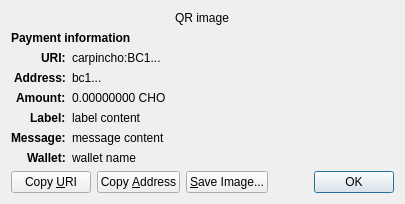
<?xml version="1.0" encoding="UTF-8"?>
<ui version="4.0">
 <class>ReceiveRequestDialog</class>
 <widget class="QDialog" name="ReceiveRequestDialog">
  <property name="geometry">
   <rect>
    <x>0</x>
    <y>0</y>
    <width>413</width>
    <height>229</height>
   </rect>
  </property>
  <property name="windowTitle">
   <string>Request payment to ...</string>
  </property>
  <layout class="QGridLayout" name="gridLayout" columnstretch="0,1">
   <property name="sizeConstraint">
    <enum>QLayout::SetFixedSize</enum>
   </property>
   <item row="0" column="0" colspan="2" alignment="Qt::AlignHCenter">
    <widget class="QRImageWidget" name="qr_code">
     <property name="text">
      <string notr="true">QR image</string>
     </property>
     <property name="textInteractionFlags">
      <set>Qt::NoTextInteraction</set>
     </property>
    </widget>
   </item>
   <item row="1" column="0" colspan="2">
    <widget class="QLabel" name="payment_header">
     <property name="font">
      <font>
       <weight>75</weight>
       <bold>true</bold>
      </font>
     </property>
     <property name="text">
      <string>Payment information</string>
     </property>
     <property name="textInteractionFlags">
      <set>Qt::NoTextInteraction</set>
     </property>
    </widget>
   </item>
   <item row="2" column="0" alignment="Qt::AlignRight|Qt::AlignTop">
    <widget class="QLabel" name="uri_tag">
     <property name="font">
      <font>
       <weight>75</weight>
       <bold>true</bold>
      </font>
     </property>
     <property name="text">
      <string notr="true">URI:</string>
     </property>
     <property name="textFormat">
      <enum>Qt::PlainText</enum>
     </property>
     <property name="textInteractionFlags">
      <set>Qt::NoTextInteraction</set>
     </property>
    </widget>
   </item>
   <item row="2" column="1" alignment="Qt::AlignTop">
    <widget class="QLabel" name="uri_content">
     <property name="text">
      <string notr="true">carpincho:BC1...</string>
     </property>
     <property name="textFormat">
      <enum>Qt::RichText</enum>
     </property>
     <property name="wordWrap">
      <bool>true</bool>
     </property>
     <property name="textInteractionFlags">
      <set>Qt::TextSelectableByMouse</set>
     </property>
    </widget>
   </item>
   <item row="3" column="0" alignment="Qt::AlignRight|Qt::AlignTop">
    <widget class="QLabel" name="address_tag">
     <property name="font">
      <font>
       <weight>75</weight>
       <bold>true</bold>
      </font>
     </property>
     <property name="text">
      <string>Address:</string>
     </property>
     <property name="textInteractionFlags">
      <set>Qt::NoTextInteraction</set>
     </property>
    </widget>
   </item>
   <item row="3" column="1" alignment="Qt::AlignTop">
    <widget class="QLabel" name="address_content">
     <property name="text">
      <string notr="true">bc1...</string>
     </property>
     <property name="textFormat">
      <enum>Qt::PlainText</enum>
     </property>
     <property name="textInteractionFlags">
      <set>Qt::TextSelectableByMouse</set>
     </property>
    </widget>
   </item>
   <item row="4" column="0" alignment="Qt::AlignRight|Qt::AlignTop">
    <widget class="QLabel" name="amount_tag">
     <property name="font">
      <font>
       <weight>75</weight>
       <bold>true</bold>
      </font>
     </property>
     <property name="text">
      <string>Amount:</string>
     </property>
     <property name="textInteractionFlags">
      <set>Qt::NoTextInteraction</set>
     </property>
    </widget>
   </item>
   <item row="4" column="1" alignment="Qt::AlignTop">
    <widget class="QLabel" name="amount_content">
     <property name="text">
      <string notr="true">0.00000000 CHO</string>
     </property>
     <property name="textFormat">
      <enum>Qt::PlainText</enum>
     </property>
     <property name="textInteractionFlags">
      <set>Qt::TextSelectableByMouse</set>
     </property>
    </widget>
   </item>
   <item row="5" column="0" alignment="Qt::AlignRight|Qt::AlignTop">
    <widget class="QLabel" name="label_tag">
     <property name="font">
      <font>
       <weight>75</weight>
       <bold>true</bold>
      </font>
     </property>
     <property name="text">
      <string>Label:</string>
     </property>
     <property name="textInteractionFlags">
      <set>Qt::NoTextInteraction</set>
     </property>
    </widget>
   </item>
   <item row="5" column="1" alignment="Qt::AlignTop">
    <widget class="QLabel" name="label_content">
     <property name="text">
      <string notr="true">label content</string>
     </property>
     <property name="textFormat">
      <enum>Qt::PlainText</enum>
     </property>
     <property name="wordWrap">
      <bool>true</bool>
     </property>
     <property name="textInteractionFlags">
      <set>Qt::TextSelectableByMouse</set>
     </property>
    </widget>
   </item>
   <item row="6" column="0" alignment="Qt::AlignRight|Qt::AlignTop">
    <widget class="QLabel" name="message_tag">
     <property name="font">
      <font>
       <weight>75</weight>
       <bold>true</bold>
      </font>
     </property>
     <property name="text">
      <string>Message:</string>
     </property>
     <property name="textInteractionFlags">
      <set>Qt::NoTextInteraction</set>
     </property>
    </widget>
   </item>
   <item row="6" column="1" alignment="Qt::AlignTop">
    <widget class="QLabel" name="message_content">
     <property name="text">
      <string notr="true">message content</string>
     </property>
     <property name="textFormat">
      <enum>Qt::PlainText</enum>
     </property>
     <property name="wordWrap">
      <bool>true</bool>
     </property>
     <property name="textInteractionFlags">
      <set>Qt::TextSelectableByMouse</set>
     </property>
    </widget>
   </item>
   <item row="7" column="0" alignment="Qt::AlignRight|Qt::AlignTop">
    <widget class="QLabel" name="wallet_tag">
     <property name="font">
      <font>
       <weight>75</weight>
       <bold>true</bold>
      </font>
     </property>
     <property name="text">
      <string>Wallet:</string>
     </property>
     <property name="textInteractionFlags">
      <set>Qt::NoTextInteraction</set>
     </property>
    </widget>
   </item>
   <item row="7" column="1" alignment="Qt::AlignTop">
    <widget class="QLabel" name="wallet_content">
     <property name="text">
      <string notr="true">wallet name</string>
     </property>
     <property name="textFormat">
      <enum>Qt::PlainText</enum>
     </property>
     <property name="wordWrap">
      <bool>true</bool>
     </property>
     <property name="textInteractionFlags">
      <set>Qt::TextSelectableByMouse</set>
     </property>
    </widget>
   </item>
   <item row="8" column="0" colspan="2">
    <layout class="QHBoxLayout" name="horizontalLayout">
     <item>
      <widget class="QPushButton" name="btnCopyURI">
       <property name="text">
        <string>Copy &amp;URI</string>
       </property>
       <property name="autoDefault">
        <bool>false</bool>
       </property>
      </widget>
     </item>
     <item>
      <widget class="QPushButton" name="btnCopyAddress">
       <property name="text">
        <string>Copy &amp;Address</string>
       </property>
       <property name="autoDefault">
        <bool>false</bool>
       </property>
      </widget>
     </item>
     <item>
      <widget class="QPushButton" name="btnSaveAs">
       <property name="text">
        <string>&amp;Save Image...</string>
       </property>
       <property name="autoDefault">
        <bool>false</bool>
       </property>
      </widget>
     </item>
     <item>
      <spacer name="horizontalSpacer_2">
       <property name="orientation">
        <enum>Qt::Horizontal</enum>
       </property>
       <property name="sizeHint" stdset="0">
        <size>
         <width>40</width>
         <height>20</height>
        </size>
       </property>
      </spacer>
     </item>
     <item>
      <widget class="QDialogButtonBox" name="buttonBox">
       <property name="focusPolicy">
        <enum>Qt::StrongFocus</enum>
       </property>
       <property name="standardButtons">
        <set>QDialogButtonBox::Ok</set>
       </property>
      </widget>
     </item>
    </layout>
   </item>
  </layout>
 </widget>
 <customwidgets>
  <customwidget>
   <class>QRImageWidget</class>
   <extends>QLabel</extends>
   <header>qt/qrimagewidget.h</header>
  </customwidget>
 </customwidgets>
 <tabstops>
  <tabstop>buttonBox</tabstop>
  <tabstop>btnCopyURI</tabstop>
  <tabstop>btnCopyAddress</tabstop>
  <tabstop>btnSaveAs</tabstop>
 </tabstops>
 <resources/>
 <connections>
  <connection>
   <sender>buttonBox</sender>
   <signal>accepted()</signal>
   <receiver>ReceiveRequestDialog</receiver>
   <slot>accept()</slot>
   <hints>
    <hint type="sourcelabel">
     <x>135</x>
     <y>230</y>
    </hint>
    <hint type="destinationlabel">
     <x>135</x>
     <y>126</y>
    </hint>
   </hints>
  </connection>
 </connections>
</ui>
